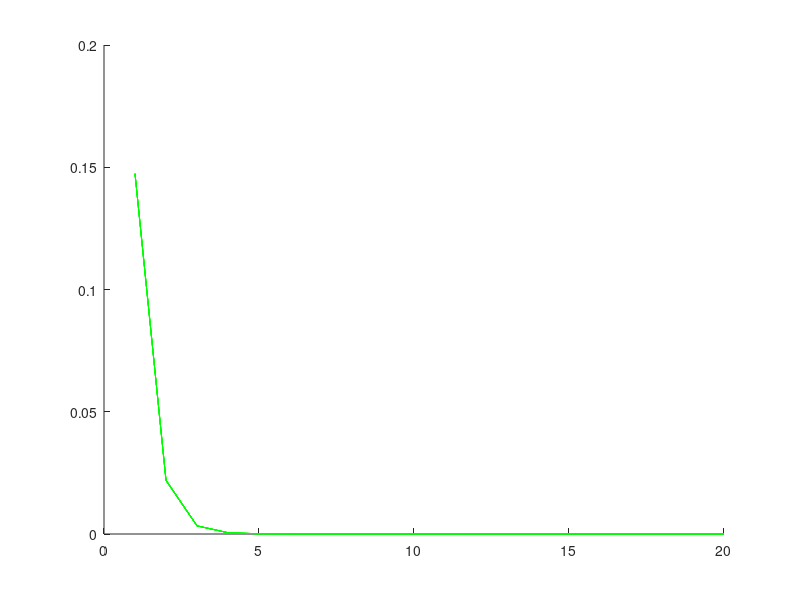

The MATLAB script that drew this image:
function LayerVsSphere

    dim = 7;
    L = 100;
    l = L / 2;
    m0 = 5;
    
    cTable = zeros(L + 1, L + 1);
    for i = 1:L+1
        cTable(i, 1) = 1;
        for j = 2:i 
            cTable(i, j) = cTable(i - 1, j - 1) + cTable(i - 1, j);
    end

       
    layer = zeros(1, L - m0);
    
    for i = 1:L-m0
        layer(i) = cTable(L - m0 + 1, i + 1);
    end
    
    sphere = zeros(1, L - m0);
    
    for r = 1:L-m0
        for k = 0:dim-1
            sphere(r) = sphere(r) + 2^(dim - k) * cTable(dim + 1, k + 1) * cTable(r, dim - k);
        end
    end
    
    hold on
    k = 20;
    plot([1:k], sphere(1:k) ./ layer(1:k), 'g');
    %plot(, layer(1:k), 'r');

    
end